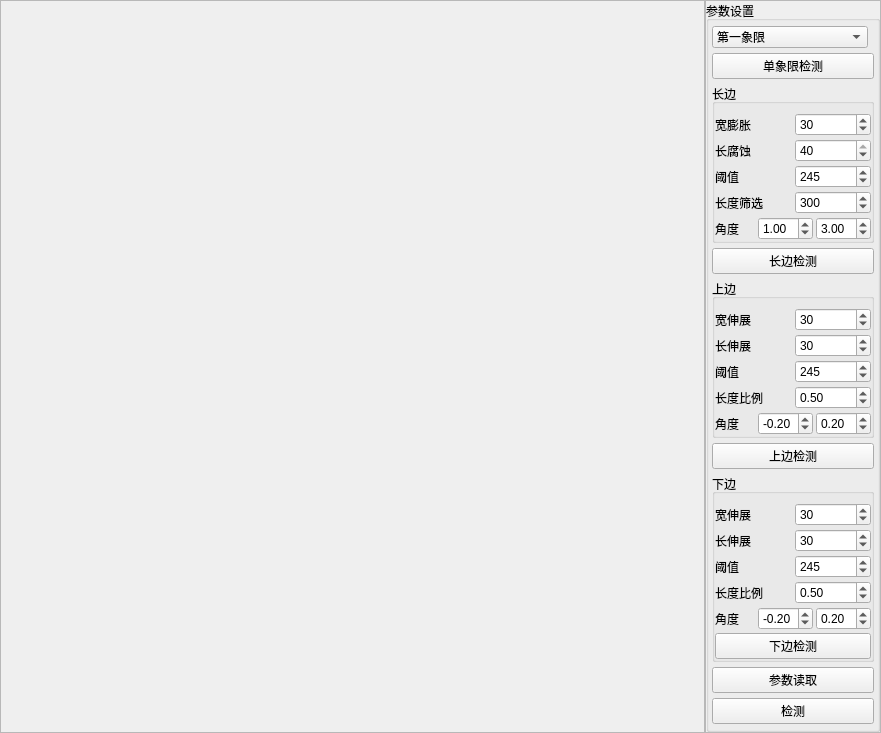
<?xml version="1.0" encoding="UTF-8"?>
<ui version="4.0">
 <class>CGetTapeAngleWidget</class>
 <widget class="QWidget" name="CGetTapeAngleWidget">
  <property name="geometry">
   <rect>
    <x>0</x>
    <y>0</y>
    <width>881</width>
    <height>667</height>
   </rect>
  </property>
  <property name="windowTitle">
   <string>Form</string>
  </property>
  <layout class="QHBoxLayout" name="horizontalLayout">
   <property name="spacing">
    <number>0</number>
   </property>
   <property name="leftMargin">
    <number>0</number>
   </property>
   <property name="topMargin">
    <number>0</number>
   </property>
   <property name="rightMargin">
    <number>0</number>
   </property>
   <property name="bottomMargin">
    <number>0</number>
   </property>
   <item>
    <widget class="QFrame" name="frame">
     <property name="sizePolicy">
      <sizepolicy hsizetype="Preferred" vsizetype="Preferred">
       <horstretch>8</horstretch>
       <verstretch>0</verstretch>
      </sizepolicy>
     </property>
     <property name="frameShape">
      <enum>QFrame::StyledPanel</enum>
     </property>
     <property name="frameShadow">
      <enum>QFrame::Raised</enum>
     </property>
     <layout class="QHBoxLayout" name="horizontalLayout_2">
      <property name="spacing">
       <number>0</number>
      </property>
      <property name="leftMargin">
       <number>0</number>
      </property>
      <property name="topMargin">
       <number>0</number>
      </property>
      <property name="rightMargin">
       <number>0</number>
      </property>
      <property name="bottomMargin">
       <number>0</number>
      </property>
      <item>
       <layout class="QVBoxLayout" name="vlay_widget"/>
      </item>
     </layout>
    </widget>
   </item>
   <item>
    <widget class="QFrame" name="frame_2">
     <property name="sizePolicy">
      <sizepolicy hsizetype="Preferred" vsizetype="Preferred">
       <horstretch>2</horstretch>
       <verstretch>0</verstretch>
      </sizepolicy>
     </property>
     <property name="frameShape">
      <enum>QFrame::StyledPanel</enum>
     </property>
     <property name="frameShadow">
      <enum>QFrame::Raised</enum>
     </property>
     <layout class="QVBoxLayout" name="vlay_pam">
      <property name="spacing">
       <number>0</number>
      </property>
      <property name="leftMargin">
       <number>0</number>
      </property>
      <property name="topMargin">
       <number>0</number>
      </property>
      <property name="rightMargin">
       <number>0</number>
      </property>
      <property name="bottomMargin">
       <number>0</number>
      </property>
      <item>
       <layout class="QVBoxLayout" name="verticalLayout">
        <item>
         <widget class="QGroupBox" name="groupBox">
          <property name="title">
           <string>参数设置</string>
          </property>
          <layout class="QVBoxLayout" name="verticalLayout_2">
           <property name="spacing">
            <number>5</number>
           </property>
           <property name="leftMargin">
            <number>3</number>
           </property>
           <property name="topMargin">
            <number>5</number>
           </property>
           <property name="rightMargin">
            <number>3</number>
           </property>
           <property name="bottomMargin">
            <number>5</number>
           </property>
           <item>
            <layout class="QHBoxLayout" name="horizontalLayout_3">
             <item>
              <widget class="QComboBox" name="cmbx_quadrant">
               <item>
                <property name="text">
                 <string>第一象限</string>
                </property>
               </item>
               <item>
                <property name="text">
                 <string>第二象限</string>
                </property>
               </item>
               <item>
                <property name="text">
                 <string>第三象限</string>
                </property>
               </item>
               <item>
                <property name="text">
                 <string>第四象限</string>
                </property>
               </item>
              </widget>
             </item>
             <item>
              <widget class="QPushButton" name="pushButton">
               <property name="maximumSize">
                <size>
                 <width>1</width>
                 <height>1</height>
                </size>
               </property>
               <property name="text">
                <string/>
               </property>
               <property name="flat">
                <bool>true</bool>
               </property>
              </widget>
             </item>
            </layout>
           </item>
           <item>
            <widget class="QPushButton" name="btn_singleDetct">
             <property name="text">
              <string>单象限检测</string>
             </property>
            </widget>
           </item>
           <item>
            <widget class="QGroupBox" name="groupBox_2">
             <property name="title">
              <string>长边</string>
             </property>
             <property name="flat">
              <bool>true</bool>
             </property>
             <layout class="QVBoxLayout" name="verticalLayout_3">
              <property name="spacing">
               <number>3</number>
              </property>
              <property name="leftMargin">
               <number>0</number>
              </property>
              <property name="rightMargin">
               <number>0</number>
              </property>
              <property name="bottomMargin">
               <number>0</number>
              </property>
              <item>
               <layout class="QHBoxLayout" name="horizontalLayout_4">
                <item>
                 <widget class="QLabel" name="label_2">
                  <property name="text">
                   <string>宽膨胀</string>
                  </property>
                 </widget>
                </item>
                <item>
                 <widget class="QSpinBox" name="spin_dilaWid">
                  <property name="maximum">
                   <number>999</number>
                  </property>
                  <property name="value">
                   <number>30</number>
                  </property>
                 </widget>
                </item>
               </layout>
              </item>
              <item>
               <layout class="QHBoxLayout" name="horizontalLayout_5">
                <item>
                 <widget class="QLabel" name="label_3">
                  <property name="text">
                   <string>长腐蚀</string>
                  </property>
                 </widget>
                </item>
                <item>
                 <widget class="QSpinBox" name="spin_eroHigh">
                  <property name="maximum">
                   <number>40</number>
                  </property>
                  <property name="value">
                   <number>40</number>
                  </property>
                 </widget>
                </item>
               </layout>
              </item>
              <item>
               <layout class="QHBoxLayout" name="horizontalLayout_25">
                <item>
                 <widget class="QLabel" name="label_23">
                  <property name="text">
                   <string>阈值</string>
                  </property>
                 </widget>
                </item>
                <item>
                 <widget class="QSpinBox" name="spin_threSubValue">
                  <property name="maximum">
                   <number>255</number>
                  </property>
                  <property name="value">
                   <number>245</number>
                  </property>
                 </widget>
                </item>
               </layout>
              </item>
              <item>
               <layout class="QHBoxLayout" name="horizontalLayout_7">
                <item>
                 <widget class="QLabel" name="label_5">
                  <property name="text">
                   <string>长度筛选</string>
                  </property>
                 </widget>
                </item>
                <item>
                 <widget class="QSpinBox" name="spin_minConLen">
                  <property name="maximum">
                   <number>999</number>
                  </property>
                  <property name="value">
                   <number>300</number>
                  </property>
                 </widget>
                </item>
               </layout>
              </item>
              <item>
               <layout class="QHBoxLayout" name="horizontalLayout_26">
                <item>
                 <widget class="QLabel" name="label_24">
                  <property name="text">
                   <string>角度</string>
                  </property>
                 </widget>
                </item>
                <item>
                 <widget class="QDoubleSpinBox" name="dspin_angDown">
                  <property name="minimum">
                   <double>-3.100000000000000</double>
                  </property>
                  <property name="maximum">
                   <double>3.100000000000000</double>
                  </property>
                  <property name="value">
                   <double>1.000000000000000</double>
                  </property>
                 </widget>
                </item>
                <item>
                 <widget class="QDoubleSpinBox" name="dspin_angleUp">
                  <property name="minimum">
                   <double>-3.140000000000000</double>
                  </property>
                  <property name="maximum">
                   <double>3.140000000000000</double>
                  </property>
                  <property name="value">
                   <double>3.000000000000000</double>
                  </property>
                 </widget>
                </item>
               </layout>
              </item>
             </layout>
            </widget>
           </item>
           <item>
            <widget class="QPushButton" name="btn_vDetect">
             <property name="text">
              <string>长边检测</string>
             </property>
            </widget>
           </item>
           <item>
            <widget class="QGroupBox" name="groupBox_5">
             <property name="title">
              <string>上边</string>
             </property>
             <property name="flat">
              <bool>true</bool>
             </property>
             <layout class="QVBoxLayout" name="verticalLayout_6">
              <property name="spacing">
               <number>3</number>
              </property>
              <property name="leftMargin">
               <number>0</number>
              </property>
              <property name="rightMargin">
               <number>0</number>
              </property>
              <property name="bottomMargin">
               <number>0</number>
              </property>
              <item>
               <layout class="QHBoxLayout" name="horizontalLayout_15">
                <item>
                 <widget class="QLabel" name="label_13">
                  <property name="text">
                   <string>宽伸展</string>
                  </property>
                 </widget>
                </item>
                <item>
                 <widget class="QSpinBox" name="spin_tXexpan">
                  <property name="maximum">
                   <number>255</number>
                  </property>
                  <property name="value">
                   <number>30</number>
                  </property>
                 </widget>
                </item>
               </layout>
              </item>
              <item>
               <layout class="QHBoxLayout" name="horizontalLayout_16">
                <item>
                 <widget class="QLabel" name="label_14">
                  <property name="text">
                   <string>长伸展</string>
                  </property>
                 </widget>
                </item>
                <item>
                 <widget class="QSpinBox" name="spin_tYexpan">
                  <property name="maximum">
                   <number>255</number>
                  </property>
                  <property name="value">
                   <number>30</number>
                  </property>
                 </widget>
                </item>
               </layout>
              </item>
              <item>
               <layout class="QHBoxLayout" name="horizontalLayout_17">
                <item>
                 <widget class="QLabel" name="label_15">
                  <property name="text">
                   <string>阈值</string>
                  </property>
                 </widget>
                </item>
                <item>
                 <widget class="QSpinBox" name="spin_tSubThreVal">
                  <property name="maximum">
                   <number>255</number>
                  </property>
                  <property name="value">
                   <number>245</number>
                  </property>
                 </widget>
                </item>
               </layout>
              </item>
              <item>
               <layout class="QHBoxLayout" name="horizontalLayout_18">
                <item>
                 <widget class="QLabel" name="label_16">
                  <property name="text">
                   <string>长度比例</string>
                  </property>
                 </widget>
                </item>
                <item>
                 <widget class="QDoubleSpinBox" name="dspin_tSelectRatio">
                  <property name="maximum">
                   <double>1.000000000000000</double>
                  </property>
                  <property name="singleStep">
                   <double>0.010000000000000</double>
                  </property>
                  <property name="value">
                   <double>0.500000000000000</double>
                  </property>
                 </widget>
                </item>
               </layout>
              </item>
              <item>
               <layout class="QHBoxLayout" name="horizontalLayout_19">
                <item>
                 <widget class="QLabel" name="label_17">
                  <property name="text">
                   <string>角度</string>
                  </property>
                 </widget>
                </item>
                <item>
                 <widget class="QDoubleSpinBox" name="dspin_tAngleDown">
                  <property name="minimum">
                   <double>-3.100000000000000</double>
                  </property>
                  <property name="maximum">
                   <double>3.100000000000000</double>
                  </property>
                  <property name="value">
                   <double>-0.200000000000000</double>
                  </property>
                 </widget>
                </item>
                <item>
                 <widget class="QDoubleSpinBox" name="dspin_tAngleUp">
                  <property name="minimum">
                   <double>-3.140000000000000</double>
                  </property>
                  <property name="maximum">
                   <double>3.140000000000000</double>
                  </property>
                  <property name="value">
                   <double>0.200000000000000</double>
                  </property>
                 </widget>
                </item>
               </layout>
              </item>
             </layout>
            </widget>
           </item>
           <item>
            <widget class="QPushButton" name="btn_upDetect">
             <property name="text">
              <string>上边检测</string>
             </property>
            </widget>
           </item>
           <item>
            <widget class="QGroupBox" name="groupBox_6">
             <property name="title">
              <string>下边</string>
             </property>
             <property name="flat">
              <bool>true</bool>
             </property>
             <layout class="QVBoxLayout" name="verticalLayout_7">
              <property name="spacing">
               <number>3</number>
              </property>
              <property name="leftMargin">
               <number>0</number>
              </property>
              <property name="rightMargin">
               <number>0</number>
              </property>
              <property name="bottomMargin">
               <number>0</number>
              </property>
              <item>
               <layout class="QHBoxLayout" name="horizontalLayout_20">
                <item>
                 <widget class="QLabel" name="label_18">
                  <property name="text">
                   <string>宽伸展</string>
                  </property>
                 </widget>
                </item>
                <item>
                 <widget class="QSpinBox" name="spin_bXexpan">
                  <property name="maximum">
                   <number>255</number>
                  </property>
                  <property name="value">
                   <number>30</number>
                  </property>
                 </widget>
                </item>
               </layout>
              </item>
              <item>
               <layout class="QHBoxLayout" name="horizontalLayout_21">
                <item>
                 <widget class="QLabel" name="label_19">
                  <property name="text">
                   <string>长伸展</string>
                  </property>
                 </widget>
                </item>
                <item>
                 <widget class="QSpinBox" name="spin_bYexpan">
                  <property name="maximum">
                   <number>255</number>
                  </property>
                  <property name="value">
                   <number>30</number>
                  </property>
                 </widget>
                </item>
               </layout>
              </item>
              <item>
               <layout class="QHBoxLayout" name="horizontalLayout_22">
                <item>
                 <widget class="QLabel" name="label_20">
                  <property name="text">
                   <string>阈值</string>
                  </property>
                 </widget>
                </item>
                <item>
                 <widget class="QSpinBox" name="spin_bSubThreVal">
                  <property name="maximum">
                   <number>255</number>
                  </property>
                  <property name="value">
                   <number>245</number>
                  </property>
                 </widget>
                </item>
               </layout>
              </item>
              <item>
               <layout class="QHBoxLayout" name="horizontalLayout_23">
                <item>
                 <widget class="QLabel" name="label_21">
                  <property name="text">
                   <string>长度比例</string>
                  </property>
                 </widget>
                </item>
                <item>
                 <widget class="QDoubleSpinBox" name="dspin_bSelectRatio">
                  <property name="maximum">
                   <double>1.000000000000000</double>
                  </property>
                  <property name="singleStep">
                   <double>0.010000000000000</double>
                  </property>
                  <property name="value">
                   <double>0.500000000000000</double>
                  </property>
                 </widget>
                </item>
               </layout>
              </item>
              <item>
               <layout class="QHBoxLayout" name="horizontalLayout_24">
                <item>
                 <widget class="QLabel" name="label_22">
                  <property name="text">
                   <string>角度</string>
                  </property>
                 </widget>
                </item>
                <item>
                 <widget class="QDoubleSpinBox" name="dspin_bAngleDown">
                  <property name="minimum">
                   <double>-3.100000000000000</double>
                  </property>
                  <property name="maximum">
                   <double>3.100000000000000</double>
                  </property>
                  <property name="value">
                   <double>-0.200000000000000</double>
                  </property>
                 </widget>
                </item>
                <item>
                 <widget class="QDoubleSpinBox" name="dspin_bAngleUp">
                  <property name="minimum">
                   <double>-3.140000000000000</double>
                  </property>
                  <property name="maximum">
                   <double>3.140000000000000</double>
                  </property>
                  <property name="value">
                   <double>0.200000000000000</double>
                  </property>
                 </widget>
                </item>
               </layout>
              </item>
              <item>
               <widget class="QPushButton" name="btn_doenDetect">
                <property name="text">
                 <string>下边检测</string>
                </property>
               </widget>
              </item>
             </layout>
            </widget>
           </item>
           <item>
            <widget class="QPushButton" name="btn_read">
             <property name="text">
              <string>参数读取</string>
             </property>
            </widget>
           </item>
           <item>
            <spacer name="verticalSpacer">
             <property name="orientation">
              <enum>Qt::Vertical</enum>
             </property>
             <property name="sizeHint" stdset="0">
              <size>
               <width>20</width>
               <height>40</height>
              </size>
             </property>
            </spacer>
           </item>
           <item>
            <widget class="QPushButton" name="btn_detect">
             <property name="text">
              <string>检测</string>
             </property>
            </widget>
           </item>
          </layout>
         </widget>
        </item>
       </layout>
      </item>
     </layout>
    </widget>
   </item>
  </layout>
 </widget>
 <resources/>
 <connections>
  <connection>
   <sender>cmbx_quadrant</sender>
   <signal>currentIndexChanged(int)</signal>
   <receiver>pushButton</receiver>
   <slot>click()</slot>
   <hints>
    <hint type="sourcelabel">
     <x>807</x>
     <y>34</y>
    </hint>
    <hint type="destinationlabel">
     <x>859</x>
     <y>33</y>
    </hint>
   </hints>
  </connection>
 </connections>
</ui>
